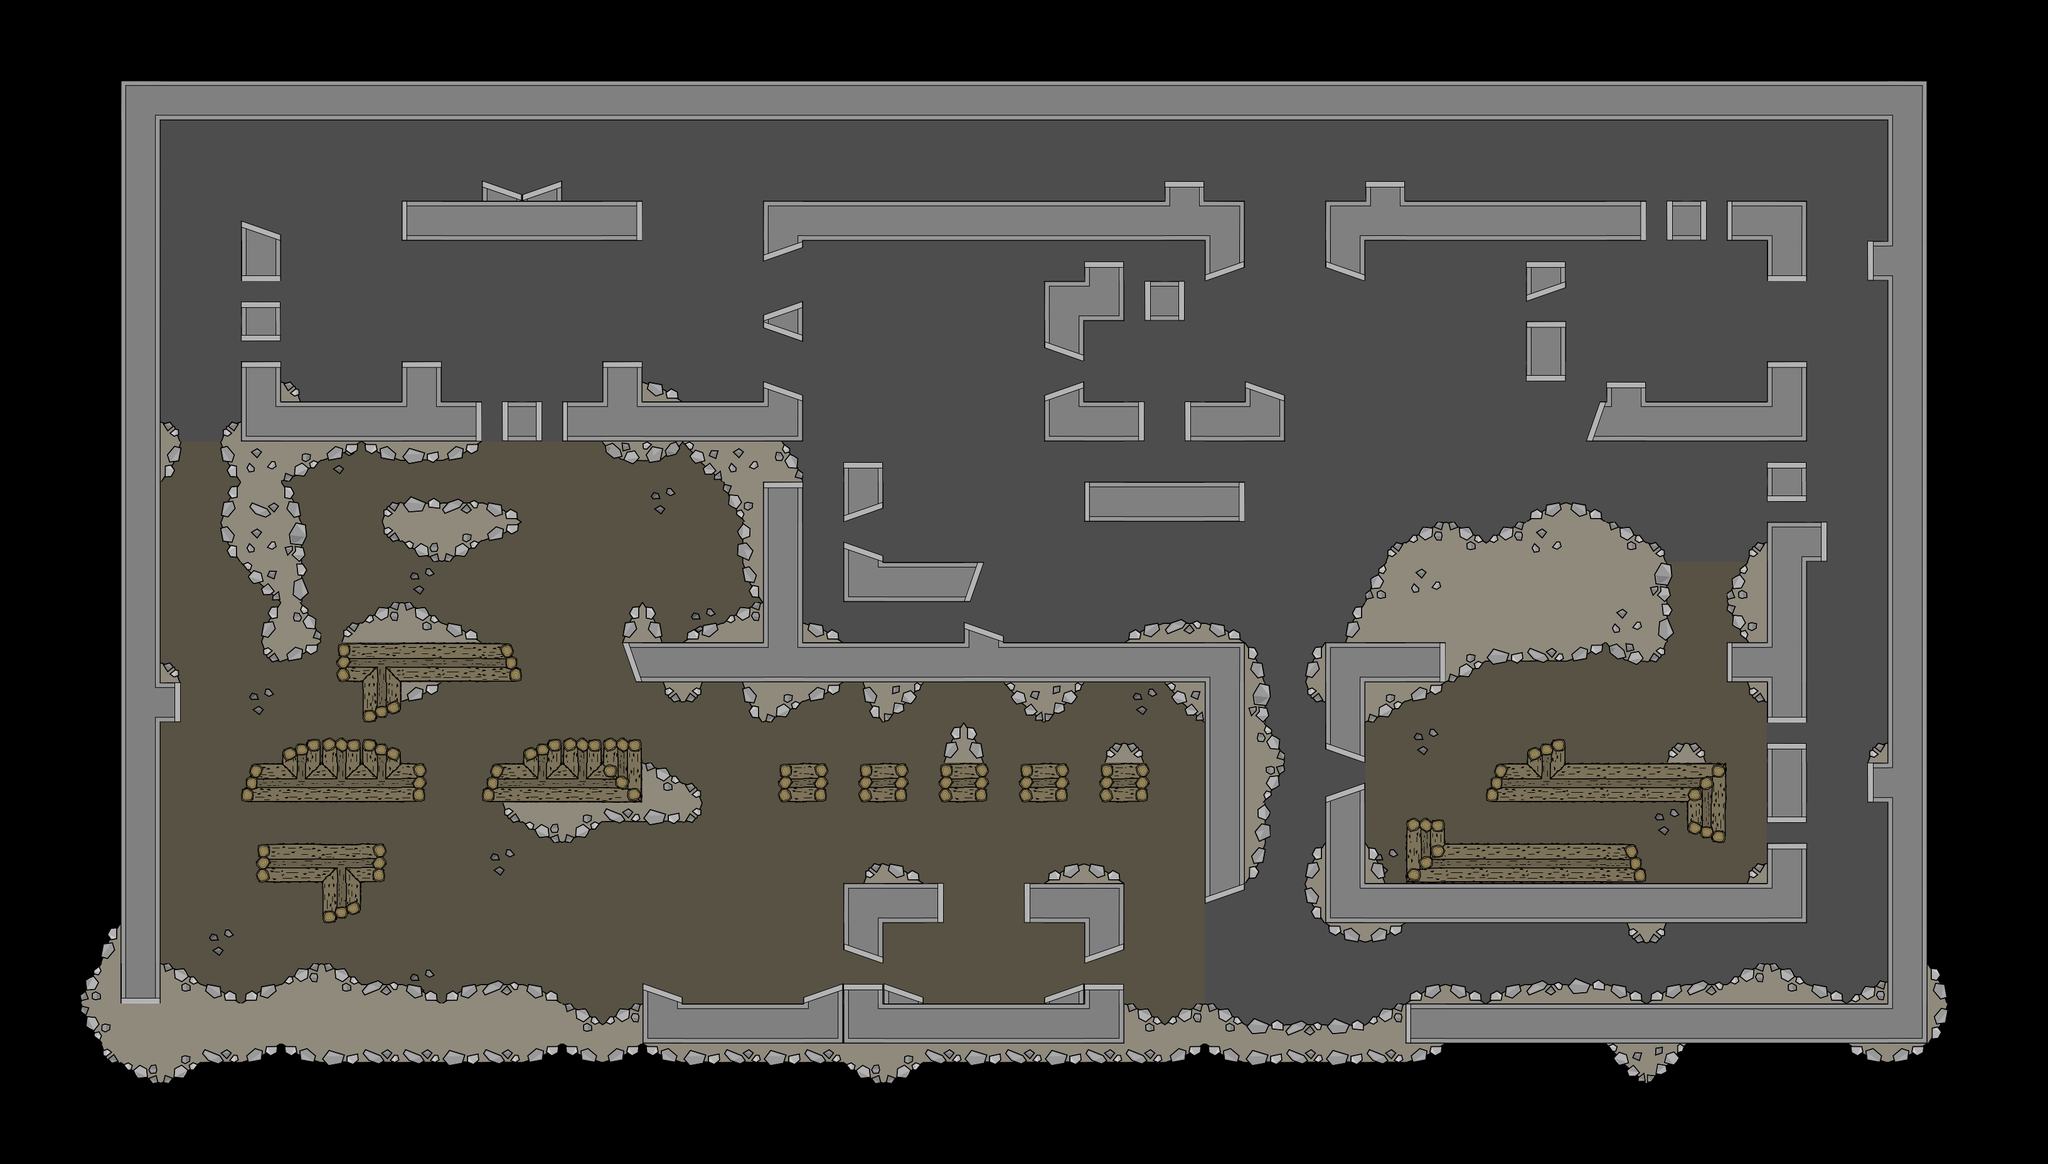

Tiled map render using the project's own tile images. Description and the map definition, with tile-layer contents summarised, below:
An orthogonal 51x29 tile map with 64x64 px tiles, 2 tile layers (tilebg, tile) and 24 objects (sp_p_00, sp_p_01, sp_p_02, sp_p_03, sp_p_04, ...).

<map version="1.0" orientation="orthogonal" width="51" height="29" tilewidth="64" tileheight="64">
 <tileset firstgid="1" source="t64_new.tsx" />
 <layer name="tilebg" width="51" height="29">
  <data>[1479 cells, 1017 non-empty, 17 distinct tile ids]</data>
 </layer>
 <layer name="tile" width="51" height="29">
  <data>[1479 cells, 531 non-empty, 77 distinct tile ids]</data>
 </layer>
 <objectgroup name="objects" width="51" height="29">
  <object name="sp_p_00" x="382" y="1502" />
  <object name="sp_p_01" x="2938" y="1510" />
  <object name="sp_p_02" x="2842" y="236" />
  <object name="sp_p_03" x="414" y="226" />
  <object name="sp_p_04" x="1314" y="930" />
  <object name="sp_p_05" x="2334" y="1252" />
  <object name="sp_p_06" x="834" y="546" />
  <object name="sp_p_07" x="1568" y="1540" />
  <object name="sp_p_08" x="2048" y="384" />
  <object name="wp_p_00" x="2720" y="1374">
   <properties>
    <property name="weapon" value="m93ba,smaw,shotgun,riot,m14" />
   </properties>
  </object>
  <object name="wp_p_02" x="1184" y="1562">
   <properties>
    <property name="weapon" value="ak47,m16,magnum" />
   </properties>
  </object>
  <object name="wp_p_03" x="706" y="772">
   <properties>
    <property name="weapon" value="shotgun,machete,m14" />
   </properties>
  </object>
  <object name="wp_p_05" x="2370" y="1552">
   <properties>
    <property name="weapon" value="m16,mp5,ak47,emp" />
   </properties>
  </object>
  <object name="wp_p_06" x="1856" y="734">
   <properties>
    <property name="weapon" value="smaw,m93ba,riot,m14,phasr" />
   </properties>
  </object>
  <object name="wp_p_07" x="2716" y="580">
   <properties>
    <property name="weapon" value="mp5,ak47,m16,phasr" />
   </properties>
  </object>
  <object name="wp_p_08" x="550" y="602">
   <properties>
    <property name="weapon" value="mp5,ak47,m93ba,smaw,phasr" />
   </properties>
  </object>
  <object name="wp_p_09" x="1466" y="870">
   <properties>
    <property name="weapon" value="machete,shotgun,flame" />
   </properties>
  </object>
  <object name="wp_p_10" x="1824" y="284">
   <properties>
    <property name="weapon" value="emp,uzi,mp5" />
   </properties>
  </object>
  <object name="wp_p_11" x="1696" y="992">
   <properties>
    <property name="period" value="20" />
    <property name="weapon" value="fragnade,gasnade" />
   </properties>
  </object>
  <object name="wp_p_12" x="1856" y="1574">
   <properties>
    <property name="period" value="20" />
    <property name="weapon" value="gasnade,healthpack,boosttank,proxynade" />
   </properties>
  </object>
  <object name="wp_p_13" x="830" y="266">
   <properties>
    <property name="period" value="20" />
    <property name="weapon" value="fragnade,gasnade,proxynade" />
   </properties>
  </object>
  <object name="wp_p_14" x="2686" y="284">
   <properties>
    <property name="period" value="20" />
    <property name="weapon" value="fragnade,machete,gasnade,proxynade" />
   </properties>
  </object>
  <object name="wp_p_20" x="1855" y="419">
   <properties>
    <property name="weapon" value="healthpack,boosttank" />
   </properties>
  </object>
  <object name="wp_p_23" x="1076" y="972">
   <properties>
    <property name="weapon" value="boosttank,healthpack,fragnade,gasnade,proxynade,riot" />
   </properties>
  </object>
 </objectgroup>
</map>
